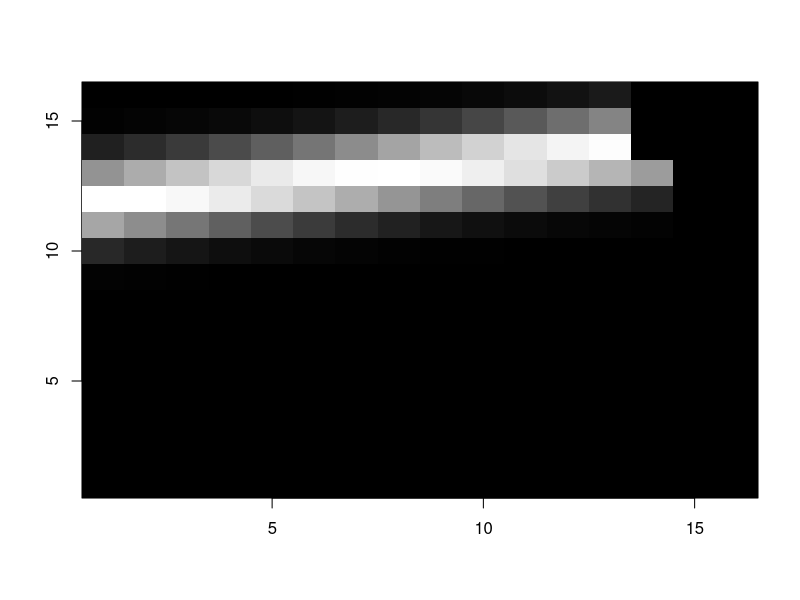
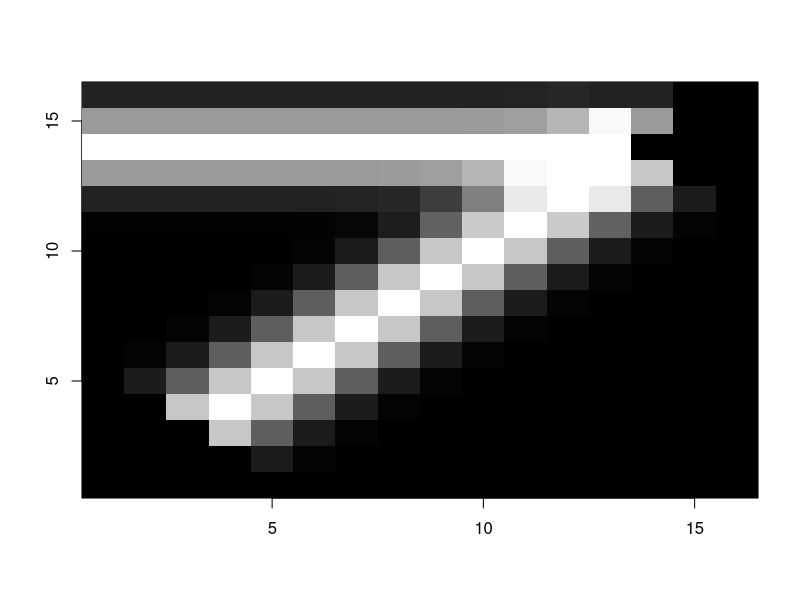

R code for these plots, in order: (Note: this script raises an error after producing the figures.)
# set working directory
setwd("C:/Users/joluw/OneDrive - Dublin City University/Documents/r_projects/ca274")

# Here we generate random ones using a stroke drawing function based on polar
# coordinates. The fits compared to real 1's are evaluated.

#this function draws a stroke on a 16x16 image
#the arguments are x1,y1 the coordinates of the start point
#theta is its angle
#len is its length and width is its width
stroke = function(x1,y1,theta,len,width)
{
  x=c(1:16)
  y=c(1:16)
  
  x=x-x1
  y=y-y1
  u1=x*cos(theta)
  u2=y*sin(theta)
  u=matrix(u1,16,16)+t(matrix(u2,16,16))
  
  
  v1=-x*sin(theta)
  v2=y*cos(theta)
  v=matrix(v1,16,16)+t(matrix(v2,16,16))
  
  m = (v > 0 & v < len)
  exp(-u*u/width)*m
}


#here is an example of how to use it
s1=stroke(14,14,0.55*pi,15,2)
dim(s1)
image(c(1:16),c(1:16),s1,col=gray(c(0:256)/256),xlab="",ylab="",mar=c(1,1,1,1))


#this shows how to add two strokes together to create an image im
s1=stroke(14,14,pi/2,15,2)
s2=stroke(14,14,pi*0.75,15,2)
im=s1+s2
im[im > 1]=1  #this thresholds the image so that the max brightness is 1
image(c(1:16),c(1:16),im,col=gray(c(0:256)/256),xlab="",ylab="",mar=c(1,1,1,1))


#this loop generates random ones
#the images are stored in the matrix b
#b has the same dimensions as the matrix d in our previous work
b100k=matrix(0,256,100000) #in the lecture I used values of 10,000 and 100,000
b10k=matrix(0,256,10000)
proc.time()
for(i in c(1:100000))
{
  #this code generates random values for each argument of stroke
  x1=runif(1,12,16)
  y1=runif(1,12,16)
  theta1 = runif(1,pi/2,pi*0.75)
  len=20
  width1=runif(1,0.5,3) #in the first lecture the upper limit was 2
  # increasing width limit to catch thicker strokes
  
  x2=runif(1,12,16)
  y2=runif(1,12,16)
  theta2 = runif(1,pi*0.75,pi*1.1)#in the first lecture the upper limit was pi
  # pi*1.1 upper limit catches more zeroes than original code
  
  len=20
  width2=runif(1,0.5,2)
  
  s1=stroke(x1,y1,theta1,20,width1)
  s2=stroke(x2,y2,theta2,20,width2)
  
  im=s1+s2
  im[im > 1]=1
  
  #image(c(1:16),c(1:16),im,col=gray(c(0:256)/256),xlab="",ylab="",mar=c(1,1,1,1))
  
  im = im*256
  im = im[,16:1] #we have to turn the image upside-down so that it matches the real digits
  
  im=matrix(im,256,1)
  
  #this is where the new random digit is added to matrix b
  if (i<=10000) {b10k[,i]=im}
  b100k[,i]=im
  
  
  #readline()
}

#we read in the real digits 
d1=scan("data/digits/Zl1d.dat",nlines=1000,n=256000)
d1=matrix(d1,256,1000)

#this is the same findnns() function which we used last week
findnns = function(d,x)
{
  d=d-x
  d=d^2
  dists=apply(d,2,sum)
  dorder=order(dists)
  dorder[1:40]
}

#this is the same code as we used last week to find the 40 nearest neighbours
#however, this time we are searching matrix b rather than d
nbrs = matrix(0,40,1000)
proc.time()
for(i in c(1:1000))nbrs10k[,i]=findnns(b10k,d1[,i])
proc.time()
# time: ~46s


nbrs100k = matrix(0,40,10000)
proc.time()
for(i in c(1:10000))nbrs100k[,i]=findnns(b100k,d1[,i])
proc.time()
# time: ~485s

#this code displays each real digit next to its nearest neighbour in matrix b
#we can see the match between the real digit and the randomly generated digit
par(mfrow=c(2,1))
par(mar=c(1, 1, 1, 1))
for(i in c(1:1000))
  #for(i in group)
{
  z = matrix(d1[,i],16,16) # the real digit
  image(c(1:16),c(1:16),z[,16:1],col=gray(c(0:256)/256),xlab="",ylab="",mar=c(1,1,1,1))
  z = matrix(b10k[,nbrs10k[1,i]],16,16) #the nearest neighbour in matrix b
  image(c(1:16),c(1:16),z[,16:1],col=gray(c(0:256)/256),xlab="",ylab="",mar=c(1,1,1,1))
  readline()
}

nearest = b10k[,nbrs[1,]]
dim(nearest)

#this code calculates the distance between each real one
#and its nearest randomly generated one
dists = nearest -d1
dists = apply(dists^2,2,sum)


dev.new()
hist(dists)

#this code selects extreme bad matches
group = which(dists > 2000000)

#in the code below 
#variables ending in "100k" were created using 100,000 random digits
#variables ending in "10k" were created using 10,000 random digits
#variables ending in "p100k" were created using 100,000 random digits
#and the extended model (i.e. limits on width1 of 3 and theta2 of pi*1.1)
#variables ending in "p10k" were created using 10,000 random digits
#and the extended model

nearest100k = b100k[,nbrs100k[1,]]
dim(nearest100k)


dists100k = nearest100k -d1
dists100k = apply(dists100k^2,2,sum)

hist(dists10k,breaks=c(0:12)*250000,ylim=c(0,500))
hist(dists100k,breaks=c(0:12)*250000,ylim=c(0,500))



hist(distsp10k,breaks=c(0:12)*250000,ylim=c(0,500))
hist(distsp100k,breaks=c(0:12)*250000,ylim=c(0,500))


